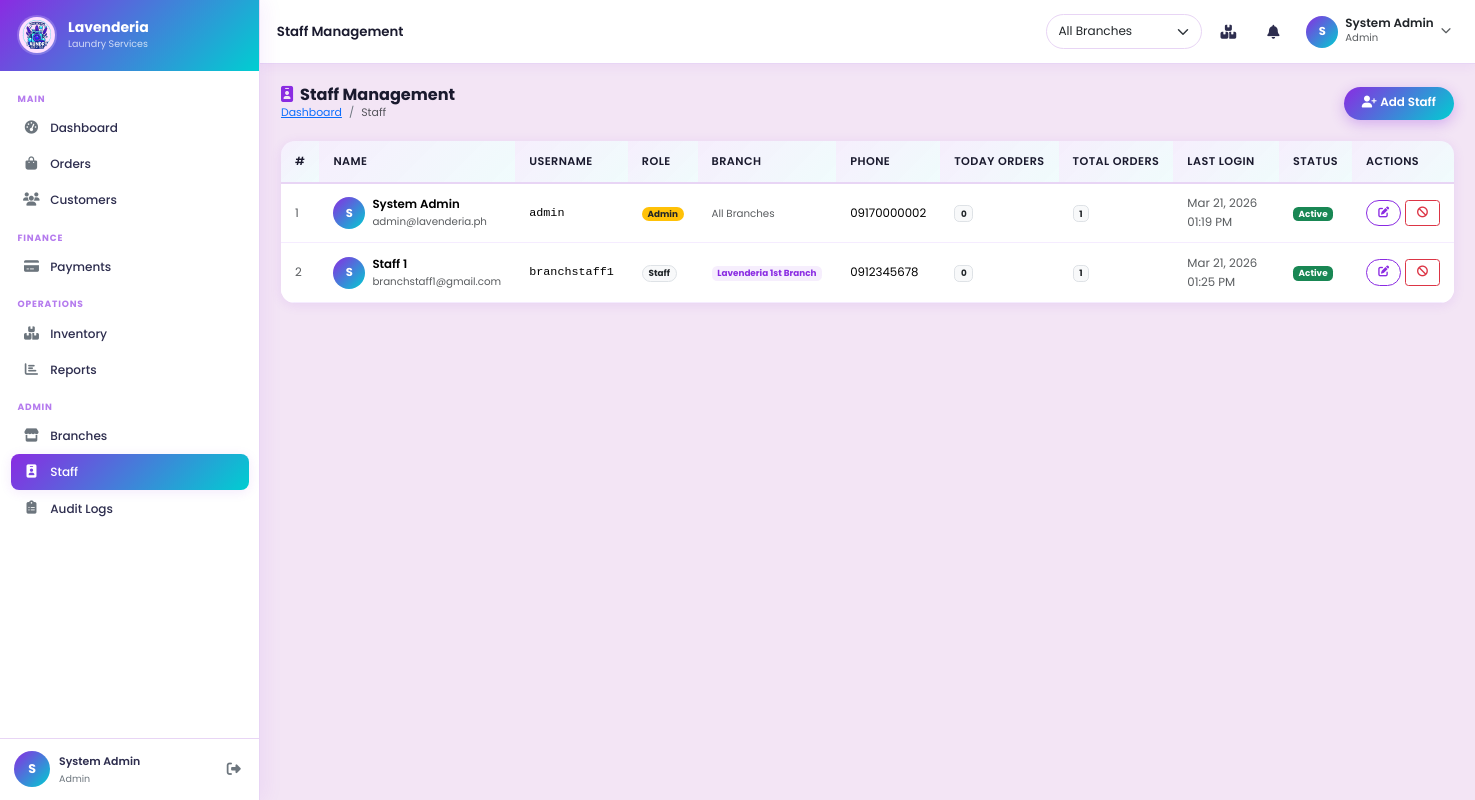
/modules/staff/index.php (signed in), run on the app's committed database.
### tables this page shows
CREATE TABLE `users` (
  `id` int(11) NOT NULL,
  `branch_id` int(11) DEFAULT NULL,
  `username` varchar(60) NOT NULL,
  `password` varchar(255) NOT NULL,
  `full_name` varchar(120) NOT NULL,
  `email` varchar(120) DEFAULT NULL,
  `phone` varchar(25) DEFAULT NULL,
  `role` enum('owner','admin','staff') NOT NULL DEFAULT 'staff',
  `status` enum('active','inactive') DEFAULT 'active',
  `last_login` timestamp NULL DEFAULT NULL,
  `created_at` timestamp NOT NULL DEFAULT current_timestamp(),
  `updated_at` timestamp NOT NULL DEFAULT current_timestamp() ON UPDATE current_timestamp()
);

CREATE TABLE `branches` (
  `id` int(11) NOT NULL,
  `name` varchar(120) NOT NULL,
  `location` varchar(255) NOT NULL,
  `contact` varchar(25) DEFAULT NULL,
  `email` varchar(120) DEFAULT NULL,
  `manager_name` varchar(120) DEFAULT NULL,
  `status` enum('active','inactive') DEFAULT 'active',
  `created_at` timestamp NOT NULL DEFAULT current_timestamp(),
  `updated_at` timestamp NOT NULL DEFAULT current_timestamp() ON UPDATE current_timestamp()
);

### config/functions.php (called while the page is built, shortened)
<?php
function e(string $val): string
{
    return htmlspecialchars($val, ENT_QUOTES | ENT_SUBSTITUTE, 'UTF-8');
}

### modules/staff/index.php (the view, shortened to what this page needs)
<?php
require_once '../../config/database.php';
require_once '../../config/functions.php';
$users = $conn->query("
    SELECT u.*,
           b.name AS branch_name,
           (SELECT COUNT(*) FROM orders o WHERE o.staff_id=u.id AND DATE(o.created_at)=CURDATE()) AS today_orders,
           (SELECT COUNT(*) FROM orders o WHERE o.staff_id=u.id) AS total_orders
    FROM users u
    LEFT JOIN branches b ON b.id=u.branch_id
    ORDER BY u.role, u.full_name
")->fetch_all(MYSQLI_ASSOC);
require_once '../../includes/head.php';
?>
<div class="app-layout">
<?php require_once '../../includes/sidebar.php'; ?>
<div class="main-content">
<?php require_once '../../includes/navbar.php'; ?>
<div class="page-content">
  <div class="page-header">
    <div>
      <h4><i class="fas fa-id-badge text-purple me-2"></i>Staff Management</h4>
      <nav><ol class="breadcrumb">
        <li class="breadcrumb-item"><a href="../dashboard/index.php">Dashboard</a></li>
        <li class="breadcrumb-item active">Staff</li>
      </ol></nav>
    </div>
    <button class="btn btn-primary-grad" data-bs-toggle="modal" data-bs-target="#staffModal">
      <i class="fas fa-user-plus me-1"></i>Add Staff
    </button>
  </div>
  <div class="card table-card">
    <div class="table-responsive">
      <table class="table mb-0" id="mainTable">
        <thead>
          <tr>
            <th>#</th>
            <th>Name</th>
            <th>Username</th>
            <th>Role</th>
            <th>Branch</th>
            <th>Phone</th>
            <th>Today Orders</th>
            <th>Total Orders</th>
            <th>Last Login</th>
            <th>Status</th>
            <th>Actions</th>
          </tr>
        </thead>
        <tbody>
          <?php foreach ($users as $i => $u): ?>
          <tr>
            <td class="text-muted small"><?= $i + 1 ?></td>
            <td>
              <div class="d-flex align-items-center gap-2">
                <div class="user-avatar-sm"><?= strtoupper(substr($u['full_name'],0,1)) ?></div>
                <div>
                  <div class="fw-600"><?= e($u['full_name']) ?></div>
                  <div class="text-muted small"><?= e($u['email'] ?? '') ?></div>
                </div>
              </div>
            </td>
            <td class="font-monospace small"><?= e($u['username']) ?></td>
            <td>
              <span class="badge <?= $u['role']==='owner'?'stat-purple':($u['role']==='admin'?'bg-warning text-dark':'bg-light text-dark border') ?> rounded-pill">
                <?= ucfirst($u['role']) ?>
              </span>
            </td>
            <td><?= $u['branch_name'] ? '<span class="badge bg-purple-soft text-purple">'.e($u['branch_name']).'</span>' : '<span class="text-muted small">All Branches</span>' ?></td>
            <td><?= e($u['phone'] ?? '—') ?></td>
            <td><span class="badge bg-light text-dark border"><?= $u['today_orders'] ?></span></td>
            <td><span class="badge bg-light text-dark border"><?= $u['total_orders'] ?></span></td>
            <td class="text-muted small"><?= $u['last_login'] ? date('M d, Y h:i A', strtotime($u['last_login'])) : 'Never' ?></td>
            <td>
              <span class="badge <?= $u['status']==='active'?'bg-success':'bg-danger' ?>"><?= ucfirst($u['status']) ?></span>
            </td>
            <td>
              <div class="d-flex gap-1">
                <button class="btn btn-sm btn-outline-primary"
                        onclick='editStaff(<?= json_encode($u) ?>)'
                        data-bs-toggle="modal" data-bs-target="#staffModal">
                  <i class="fas fa-edit"></i>
                </button>
                <?php if ($u['id'] !== (int)$_SESSION['user_id']): ?>
                <a href="?toggle=<?= $u['id'] ?>" class="btn btn-sm <?= $u['status']==='active'?'btn-outline-danger':'btn-outline-success' ?>"
                   onclick="return confirm('<?= $u['status']==='active'?'Deactivate':'Activate' ?> this user?')"
                   title="<?= $u['status']==='active'?'Deactivate':'Activate' ?>">
                  <i class="fas fa-<?= $u['status']==='active'?'ban':'check' ?>"></i>
                </a>
                <?php endif; ?>
              </div>
            </td>
          </tr>
          <?php endforeach; ?>
        </tbody>
      </table>
    </div>
  </div>
</div>
<?php require_once '../../includes/footer.php'; ?>

### assets/css/style.css (style rules this page uses)
:root { --primary: #8A2BE2; --primary-d: #6A0DAD; --primary-light: #B57BEE; --secondary: #00CED1; --sec-light: #40E0D0; --bg: #F3E5F5; --bg-card: #FFFFFF; --dark: #1A1A2E; --text: #2D2D4E; --muted: #6c757d; --border: #E8D5F5; --gradient: linear-gradient(135deg, #8A2BE2 0%, #00CED1 100%); --gradient-d: linear-gradient(135deg, #6A0DAD 0%, #00A8B0 100%); --shadow-sm: 0 2px 12px rgba(138,43,226,.10); --shadow-md: 0 6px 24px rgba(138,43,226,.16); --shadow-lg: 0 12px 40px rgba(138,43,226,.22); --sidebar-w: 260px; --navbar-h: 64px; --radius: 14px; --radius-sm: 8px; font-size: 14px; }
*, *::before, *::after { box-sizing: border-box; }
body { font-family: 'Poppins', 'Segoe UI', sans-serif; background: var(--bg); color: var(--text); margin: 0; padding: 0; line-height: 1.6; }
.app-layout { display: flex; min-height: 100vh; }
.user-avatar-sm { width: 32px; height: 32px; background: var(--gradient); border-radius: 50%; display: flex; align-items: center; justify-content: center; color: #fff; font-weight: 700; font-size: .82rem; flex-shrink: 0; }
.main-content { margin-left: var(--sidebar-w); flex: 1; display: flex; flex-direction: column; min-height: 100vh; transition: margin-left .28s ease; }
.page-content { padding: 1.5rem; flex: 1; }
.page-header { display: flex; align-items: center; justify-content: space-between; margin-bottom: 1.4rem; flex-wrap: wrap; gap: .5rem; }
.page-header h4 { font-weight: 700; color: var(--dark); margin: 0; font-size: 1.15rem; }
.page-header .breadcrumb { font-size: .78rem; margin: 0; --bs-breadcrumb-divider-color: var(--muted); }
.card { border: none; border-radius: var(--radius); box-shadow: var(--shadow-sm); background: var(--bg-card); transition: box-shadow .2s; }
.btn-primary-grad { background: var(--gradient); border: none; color: #fff; border-radius: 50px; padding: .55rem 1.3rem; font-weight: 600; font-size: .85rem; transition: opacity .18s, box-shadow .18s; box-shadow: 0 4px 14px rgba(138,43,226,.3); }
.btn-outline-primary { border-color: var(--primary); color: var(--primary); border-radius: 50px; font-size: .85rem; }
.btn-sm { padding: .3rem .8rem; font-size: .78rem; }
.table-card { border-radius: var(--radius); overflow: hidden; box-shadow: var(--shadow-sm); }
.table thead th { background: linear-gradient(135deg, rgba(138,43,226,.08), rgba(0,206,209,.06)); color: var(--dark); font-weight: 600; font-size: .8rem; text-transform: uppercase; letter-spacing: .04em; border-bottom: 2px solid var(--border); padding: .8rem 1rem; white-space: nowrap; }
.table tbody td { padding: .75rem 1rem; vertical-align: middle; font-size: .84rem; border-color: #F5ECFF; }
.text-purple { color: var(--primary) !important; }
.bg-purple-soft { background: rgba(138,43,226,.08); }
.fw-600 { font-weight: 600; }
.card, .stat-card { animation: fadeInUp .35s ease forwards; }

### data on the page
users: full_name "S", full_name "System Admin", email "admin@lavenderia.ph", username "admin", role "Admin", shows "All Branches", phone "09170000002", today_orders "0", total_orders "1", last_login "Mar 21, 2026 01:19 PM", status "Active"
users: full_name "S", full_name "Staff 1", email "branchstaff1@gmail.com", username "branchstaff1", role "Staff", branch.name "Lavenderia 1st Branch", phone "0912345678", today_orders "0", total_orders "1", last_login "Mar 21, 2026 01:25 PM", status "Active"

### other printed values
substr($_SESSION['full_name'] ?? 'U', 0, 1) "S"
$_SESSION['full_name'] "System Admin"
$role "Admin"
$navTitle "Staff Management"
